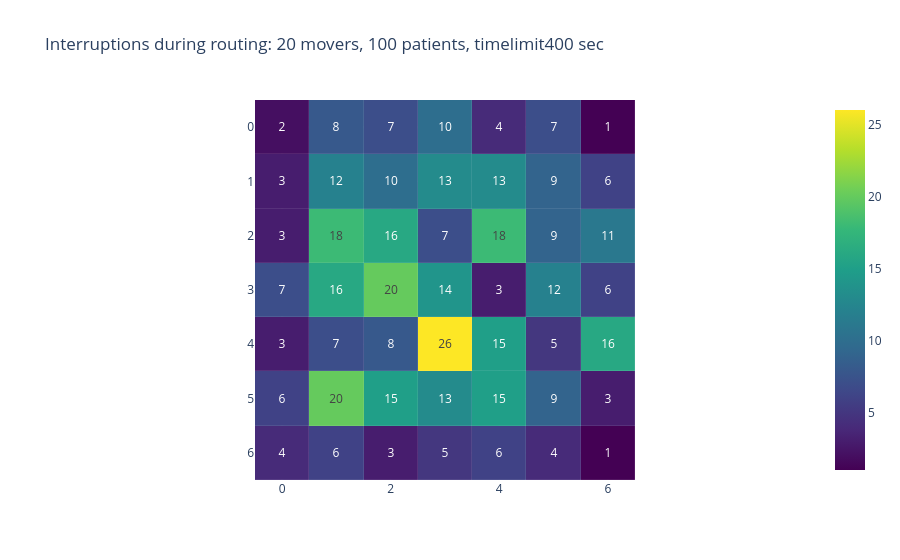
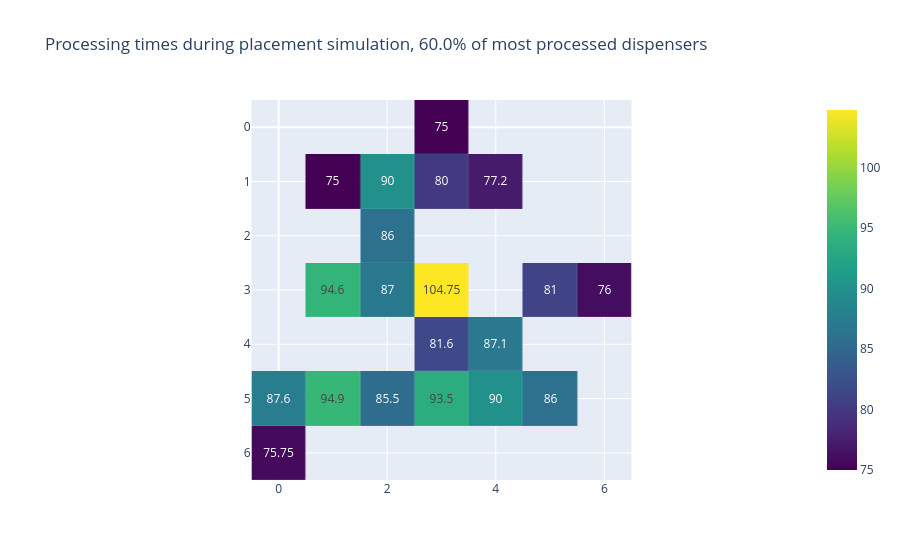

The cell these charts' notebook holds for them, in order:
### Code cell
output_dir = 'results/unknown_layout_movers_20_2025-04-29T10:24:52.185191/'
show_interruptions_on_layout(output_dir)

### Figure 1 — Plotly figure (JSON) as saved in the notebook; plotly's stock layout.template omitted (floating-point values rounded to 4 significant figures)
{"data": [{"coloraxis": "coloraxis", "customdata": [["ASPIRIN", "POTASSIUM CHLORIDE", "LOSARTAN,TAMSULOSIN", "ATENOLOL", "AMLODIPINE", "METOPROLOL", "ASPIRIN"], ["METFORMIN", "IBUPROFEN", "ATORVASTATIN", "TRAMADOL,ROSUVASTATIN", "SIMVASTATIN", "METFORMIN", "LISINOPRIL"], ["LISINOPRIL", "LEVOTHYROXINE,FLUTICASONE NASAL", "ESOMEPRAZOLE,GLIPIZIDE", "interface", "OMEPRAZOLE", "LOVASTATIN,CITALOPRAM", "HYDROCHLOROTHIAZIDE"], ["SIMVASTATIN", "METOPROLOL", "PRAVASTATIN,SERTRALINE", "AMLODIPINE,ALLOPURINOL,ZOLPIDEM", "interface", "VALSARTAN", "ALBUTEROL,MONTELUKAST"], ["LISINOPRIL", "interface", "CLOPIDOGREL,CARVEDILOL", "SIMVASTATIN", "LEVOTHYROXINE,ALENDRONATE", "interface", "PREDNISONE,INSULIN GLARGINE"], ["HYDROCHLOROTHIAZIDE", "METFORMIN", "LISINOPRIL", "METOPROLOL", "GABAPENTIN", "RANITIDINE,PIOGLITAZONE", "FEXOFENADINE"], ["ASPIRIN", "FUROSEMIDE", "SIMVASTATIN", "POTASSIUM CHLORIDE", "WARFARIN", "ATENOLOL", "FUROSEMIDE"]], "hovertemplate": "%{customdata}", "name": "0", "texttemplate": "%{z}", "type": "heatmap", "xaxis": "x", "xgap": 0.1, "yaxis": "y", "ygap": 0.1, "z": [[2, 8, 7, 10, 4, 7, 1], [3, 12, 10, 13, 13, 9, 6], [3, 18, 16, 7, 18, 9, 11], [7, 16, 20, 14, 3, 12, 6], [3, 7, 8, 26, 15, 5, 16], [6, 20, 15, 13, 15, 9, 3], [4, 6, 3, 5, 6, 4, 1]]}], "layout": {"coloraxis": {"colorscale": [[0, "#440154"], [0.1111, "#482878"], [0.2222, "#3e4989"], [0.3333, "#31688e"], [0.4444, "#26828e"], [0.5556, "#1f9e89"], [0.6667, "#35b779"], [0.7778, "#6ece58"], [0.8889, "#b5de2b"], [1, "#fde725"]]}, "title": {"text": "Interruptions during routing: 20 movers, 100 patients, timelimit400 sec"}, "xaxis": {"anchor": "y", "constrain": "domain", "domain": [0, 1], "scaleanchor": "y"}, "yaxis": {"anchor": "x", "autorange": "reversed", "constrain": "domain", "domain": [0, 1]}}}

### Figure 2 — Plotly figure (JSON) as saved in the notebook; plotly's stock layout.template omitted (floating-point values rounded to 4 significant figures)
{"data": [{"coloraxis": "coloraxis", "customdata": [["ASPIRIN", "POTASSIUM CHLORIDE", "LOSARTAN,TAMSULOSIN", "ATENOLOL", "AMLODIPINE", "METOPROLOL", "ASPIRIN"], ["METFORMIN", "IBUPROFEN", "ATORVASTATIN", "TRAMADOL,ROSUVASTATIN", "SIMVASTATIN", "METFORMIN", "LISINOPRIL"], ["LISINOPRIL", "LEVOTHYROXINE,FLUTICASONE NASAL", "ESOMEPRAZOLE,GLIPIZIDE", "interface", "OMEPRAZOLE", "LOVASTATIN,CITALOPRAM", "HYDROCHLOROTHIAZIDE"], ["SIMVASTATIN", "METOPROLOL", "PRAVASTATIN,SERTRALINE", "AMLODIPINE,ALLOPURINOL,ZOLPIDEM", "interface", "VALSARTAN", "ALBUTEROL,MONTELUKAST"], ["LISINOPRIL", "interface", "CLOPIDOGREL,CARVEDILOL", "SIMVASTATIN", "LEVOTHYROXINE,ALENDRONATE", "interface", "PREDNISONE,INSULIN GLARGINE"], ["HYDROCHLOROTHIAZIDE", "METFORMIN", "LISINOPRIL", "METOPROLOL", "GABAPENTIN", "RANITIDINE,PIOGLITAZONE", "FEXOFENADINE"], ["ASPIRIN", "FUROSEMIDE", "SIMVASTATIN", "POTASSIUM CHLORIDE", "WARFARIN", "ATENOLOL", "FUROSEMIDE"]], "hovertemplate": "%{customdata}", "name": "0", "texttemplate": "%{z}", "type": "heatmap", "xaxis": "x", "xgap": 0.1, "yaxis": "y", "ygap": 0.1, "z": [[null, null, null, 75, null, null, null], [null, 75, 90, 80, 77.2, null, null], [null, null, 86, null, null, null, null], [null, 94.6, 87, 104.8, null, 81, 76], [null, null, null, 81.6, 87.1, null, null], [87.6, 94.9, 85.5, 93.5, 90, 86, null], [75.75, null, null, null, null, null, null]]}], "layout": {"coloraxis": {"colorscale": [[0, "#440154"], [0.1111, "#482878"], [0.2222, "#3e4989"], [0.3333, "#31688e"], [0.4444, "#26828e"], [0.5556, "#1f9e89"], [0.6667, "#35b779"], [0.7778, "#6ece58"], [0.8889, "#b5de2b"], [1, "#fde725"]]}, "title": {"text": "Processing times during placement simulation, 60.0% of most processed dispensers "}, "xaxis": {"anchor": "y", "constrain": "domain", "domain": [0, 1], "scaleanchor": "y"}, "yaxis": {"anchor": "x", "autorange": "reversed", "constrain": "domain", "domain": [0, 1]}}}
